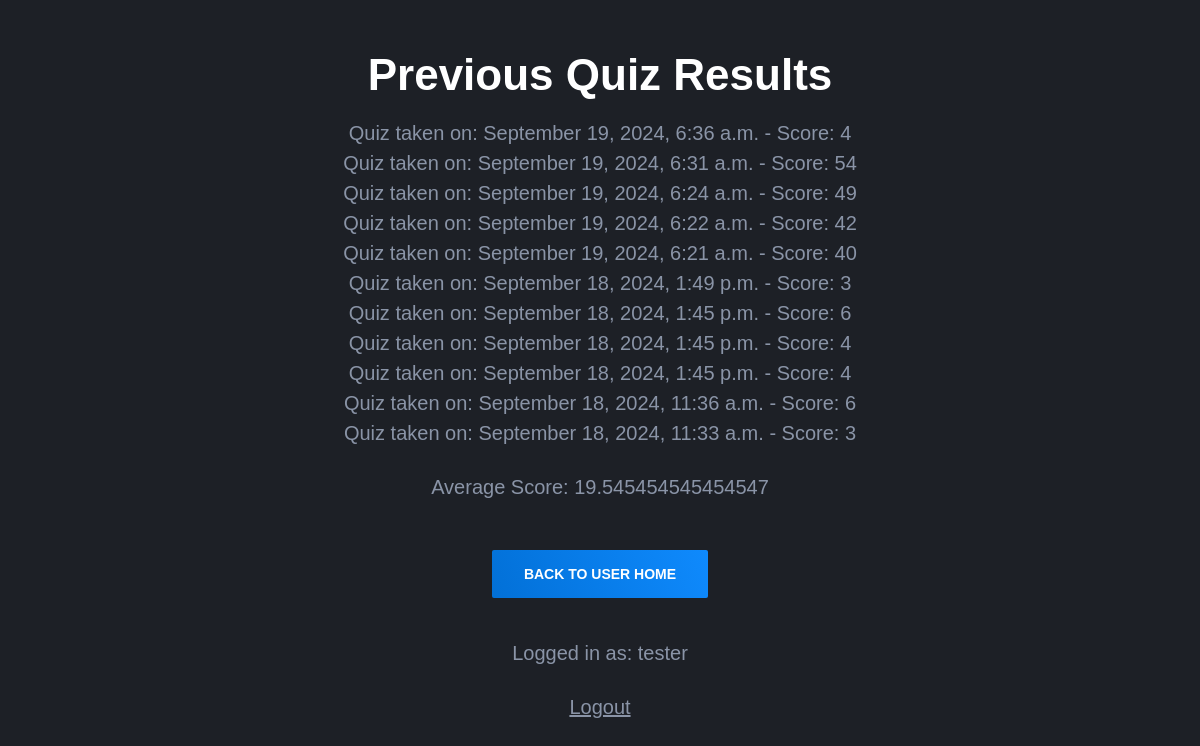
Before: /quiz/previous-results/ (signed in) with the older database file.
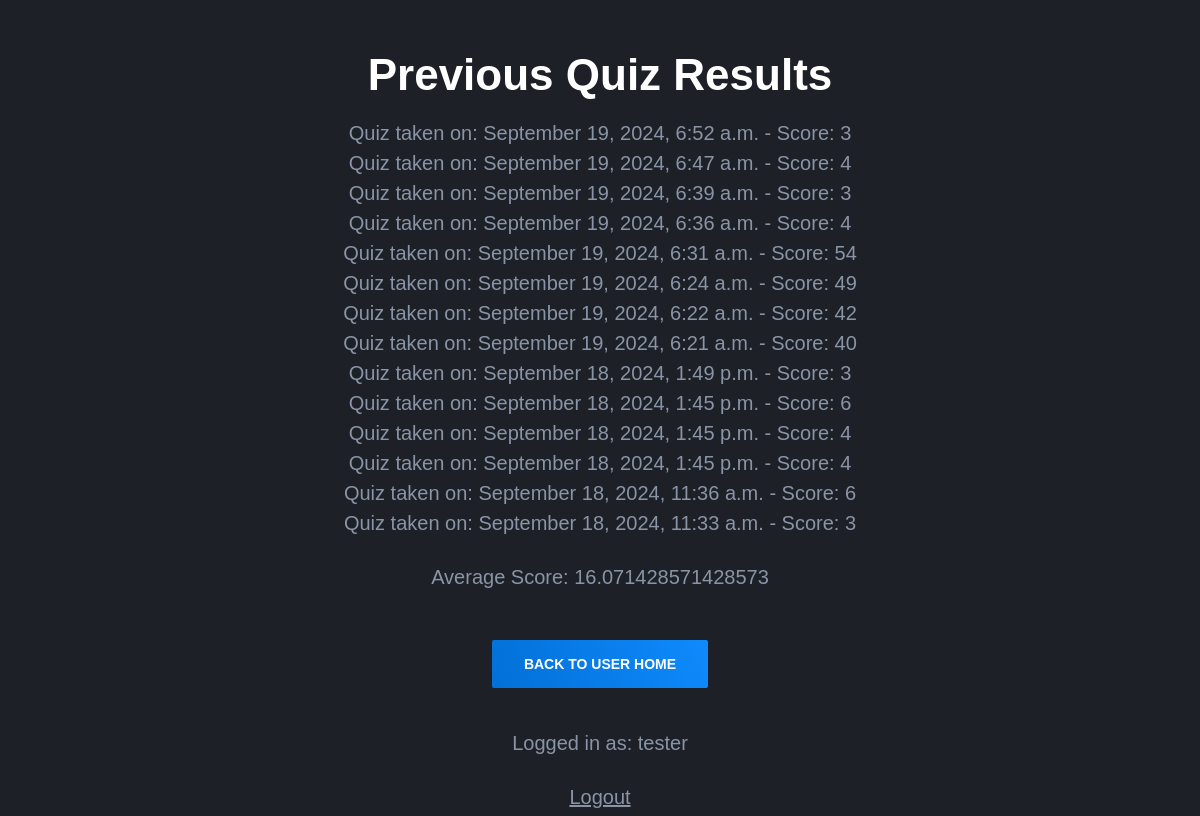
After: the same page with the newer database file.
### quiz/models.py (models this page shows)
class UserResult(models.Model):
    user = models.ForeignKey(User, on_delete=models.CASCADE)
    score = models.IntegerField()
    completed_at = models.DateTimeField(auto_now_add=True)

### quiz/views.py (the view)
# urls.py: path('previous-results/', views.previous_results_view, name='previous_results'),
@login_required
def previous_results_view(request):
    results = UserResult.objects.filter(user=request.user).order_by('-completed_at')  # Fetch and sort results by date
    average_score = results.aggregate(models.Avg('score'))['score__avg']  # Calculate average score
    return render(request, 'quiz/previous_results.html', {
        'results': results,
        'average_score': average_score
    })

### quiz/templates/quiz/previous_results.html (shortened to what this page needs)
{% load static %}
<!DOCTYPE html>
<html lang="en">
<head>
    <link rel="stylesheet" href="{% static 'homepage/css/style.css' %}">
</head>
<body class="body-wrap">
    <div class="container text-center">
        <h1>Previous Quiz Results</h1>
        <div class="results-container">
            {% if results %}
                <ul class="list-reset">
                    {% for result in results %}
                        <li>
                            Quiz taken on: {{ result.completed_at|date:"F j, Y, g:i a" }} - Score: {{ result.score }}
                        </li>
                    {% endfor %}
                </ul>
                <p>Average Score: {{ average_score|default:"No results yet" }}</p>
            {% else %}
                <p>No previous results found.</p>
            {% endif %}
        </div>
        <a href="{% url 'quiz:user_home' %}" class="button button-primary mt-24">Back to User Home</a>
        <footer class="mt-40">
            <div class="user-info">
                <p>Logged in as: {{ user.username }}</p>
                <a href="{% url 'quiz:logout' %}" class="button-sm">Logout</a>
            </div>
        </footer>
    </div>
</body>
</html>

### static/homepage/css/style.css (style rules this page uses)
html { line-height: 1.15; -ms-text-size-adjust: 100%; -webkit-text-size-adjust: 100%; }
body { margin: 0; }
article, aside, footer, header, nav, section { display: block; }
h1 { font-size: 2em; margin: 0.67em 0; }
a { background-color: transparent; -webkit-text-decoration-skip: objects; }
html { box-sizing: border-box; }
*, *:before, *:after { box-sizing: inherit; }
body { background: #1d2026; -moz-osx-font-smoothing: grayscale; -webkit-font-smoothing: antialiased; }
ul, ol { margin-top: 0; margin-bottom: 24px; padding-left: 24px; }
ul { list-style: disc; }
html { font-size: 20px; line-height: 30px; }
body { color: #8a94a7; font-size: 1rem; }
body, button, input, select, textarea { font-family: "IBM Plex Sans", sans-serif; }
a { color: #8a94a7; text-decoration: underline; }
h1, h2, h3, h4, h5, h6, .h1, .h2, .h3, .h4, .h5, .h6 { clear: both; color: #fff; font-weight: 600; }
h1, .h1 { font-size: 38px; line-height: 48px; letter-spacing: 0px; }
@media (min-width: 641px) { h1, .h1 { font-size: 44px; line-height: 54px; letter-spacing: 0px; } }
h1, h2, .h1, .h2 { margin-top: 48px; margin-bottom: 16px; }
p { margin-top: 0; margin-bottom: 24px; }
.container, .container-sm { width: 100%; margin: 0 auto; padding-left: 16px; padding-right: 16px; }
@media (min-width: 481px) { .container, .container-sm { padding-left: 24px; padding-right: 24px; } }
.container { max-width: 1128px; }
.list-reset { list-style: none; padding: 0; }
.text-center { text-align: center; }
.mt-24 { margin-top: 24px; }
.mt-40 { margin-top: 40px; }
.button { display: inline-flex; font-size: 14px; letter-spacing: 0px; font-weight: 600; line-height: 16px; text-decoration: none !important; text-transform: uppercase; background-color: #242830; color: #fff !important; border: none; border-radius: 2px; cursor: pointer; justify-content: center; padding: 16px 32px; height: 48px; text-align: center; white-space: nowrap; }
.button::before { border-radius: 2px; }
.button-sm { padding: 8px 24px; height: 32px; }
.button-primary { background: #097dea; background: linear-gradient(65deg, #0270d7 0, #0f8afd 100%); }
.body-wrap { background: #1d2026; overflow: hidden; display: flex; flex-direction: column; min-height: 100vh; }

Changed rows visible on the page:
added UserResult: completed_at "September 19, 2024, 6:52 a.m.", score "3"
added UserResult: completed_at "September 19, 2024, 6:47 a.m.", score "4"
added UserResult: completed_at "September 19, 2024, 6:39 a.m.", score "3"
Other visible differences:
{{ average_score|default:"No results yet" }}: "19.545454545454547" → "16.071428571428573"
